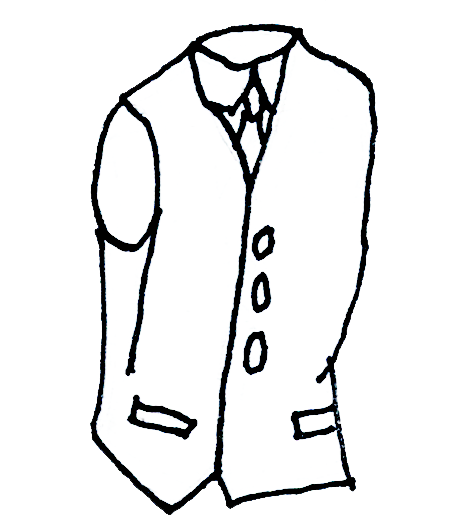
#> input picture pic/garunteed/extras/10A.png, 475 x 520 px
$ python -i movie_night_bingo.py   (imports and definitions only)
#> lines starting #> are read from the running program, lines starting #| are printed output that depends on the picture
######################
'''
Horror Movie Night Bingo Card Generator V.6.2

-fixed no lucky card bug
-added gurantee plus on bad and neutral combos
-added chance for evil tile
-cleaned up some tiles
-cleans up some backgrounds
'''


######################

import glob
import os
import random
import shutil

from PIL import Image, ImageDraw, ImageFont
import PIL.ImageOps


import numpy as np

######################
'''
Luck Functions
'''
######################

# [103 lines left out: functions assaign_lucky_star, chance_for_tip_over, difficulty_hold, luck_from_background, luck_from_combos, luck_from_events and 4 more, not called in this run]

######################
'''
Random Choice Functions
'''
######################

# [195 lines left out: functions assaign_plus_tiles, chance_for_plus, chance_for_duplicate_tile, chance_for_old_tile, chance_for_combo, chance_for_mega_lucky and 6 more, not called in this run]

######################
'''
Image Functions
'''
######################

# [87 lines left out: functions add_pluses, add_background_info, add_background_shape, add_lucky_star, combo_color_picker, create_combo_tile, not called in this run]

def create_evil_tile(source_path, destination_path):
#> called with source_path = 'pic/garunteed/extras/10A.png', destination_path = 'out.png'
    image = Image.open(source_path)
#> image is the input picture: PIL image 475x520 RGBA; mean R, G, B, A 234.6, 235, 235.4, 118.2
    r,g,b,a = image.split()
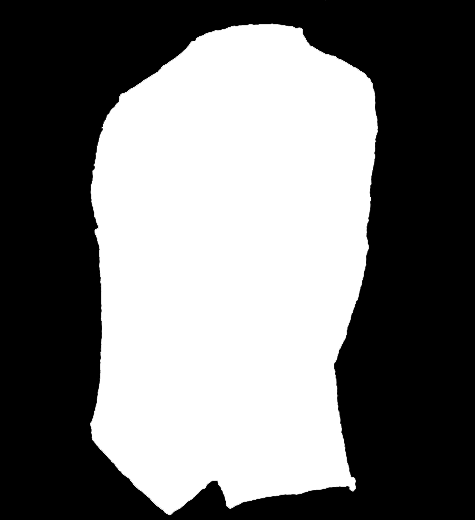
#> a: PIL image 475x520 L; min 0, max 255, mean 118.2
    rgb_image = Image.merge('RGB', (r,g,b))
    #inverted_image = PIL.ImageOps.invert(rgb_image)
    flip = random.randint(0, 255)
    inverted_image = PIL.ImageOps.solarize(rgb_image, threshold=flip)
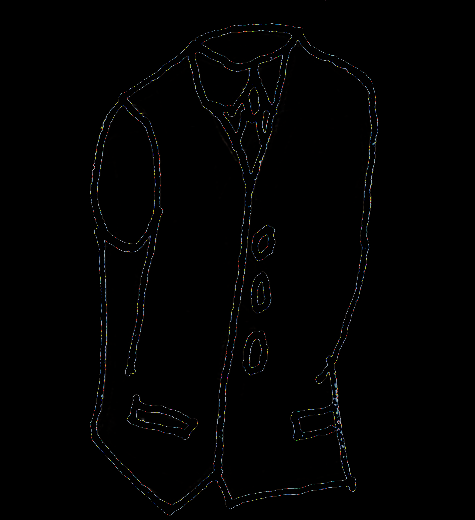
#> inverted_image: PIL image 475x520 RGB; mean R, G, B 1.7, 1.7, 1.8
    r2,g2,b2 = inverted_image.split()
    final_transparent_image = Image.merge('RGBA', (r2,g2,b2,a))
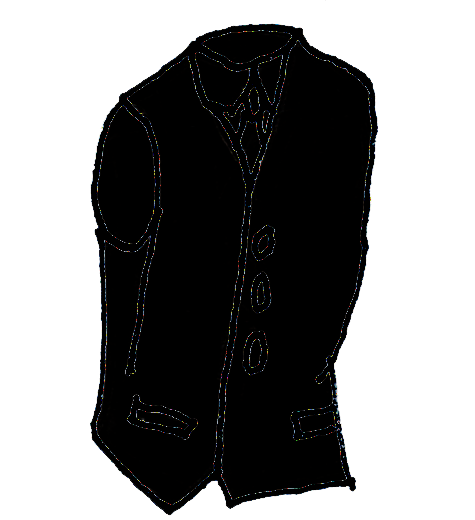
#> final_transparent_image: PIL image 475x520 RGBA; mean R, G, B, A 1.7, 1.7, 1.8, 118.2; transparent parts drawn white
    flipped_image = PIL.ImageOps.mirror(final_transparent_image)
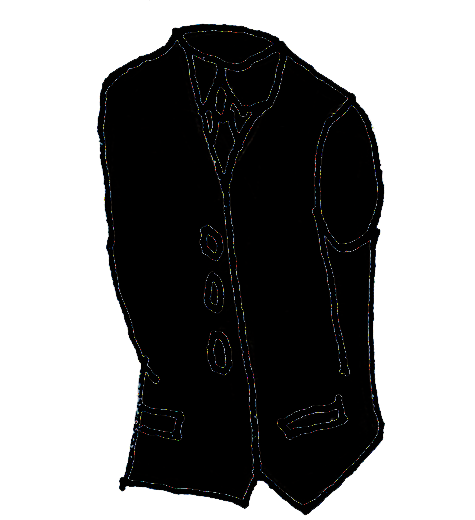
#> flipped_image: PIL image 475x520 RGBA; mean R, G, B, A 1.7, 1.7, 1.8, 118.2; transparent parts drawn white
    flipped_image.save(destination_path)

# [42 lines left out: functions draw_bingo_card, draw_table, image_flips, open_images, not called in this run]

######################
'''
Processsing Functions
'''
######################

# [104 lines left out: functions assaign_bounds, background_format, background_preprocessor, card_generator, determine_odds, extras_format and 4 more, not called in this run]

def path_set(project_path, name, folder):
    path = project_path + '/pic/' + folder + name + ".png"
    return(path)

# [76 lines left out: functions remove, split_process_data, start_processor, title_maker, run, not called in this run]
# [1 line not run here, left out]

#": on extra title

# reverse on extras

>>> result = create_evil_tile('pic/garunteed/extras/10A.png', 'out.png')

$ run again, on pic/garunteed/extras/12A.png
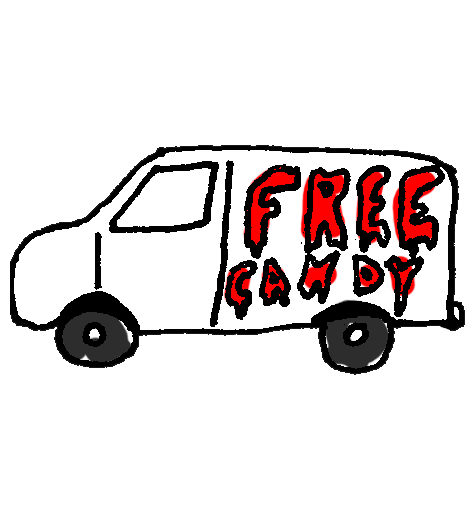
#> input picture pic/garunteed/extras/12A.png, 475 x 520 px
#> in create_evil_tile, image is the input picture: PIL image 475x520 RGBA; mean R, G, B, A 224.1, 218.3, 218.3, 80.8
#> in create_evil_tile, `inverted_image = PIL.ImageOps.solarize(rgb_image, threshold=flip)`:
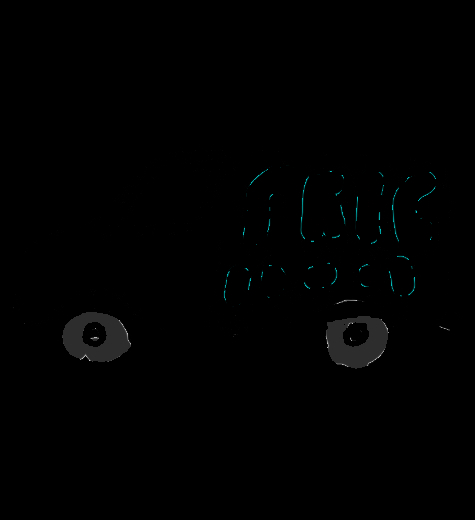
#> inverted_image: PIL image 475x520 RGB; mean R, G, B 0.9, 1.2, 1.2
#> in create_evil_tile, `flipped_image = PIL.ImageOps.mirror(final_transparent_image)`:
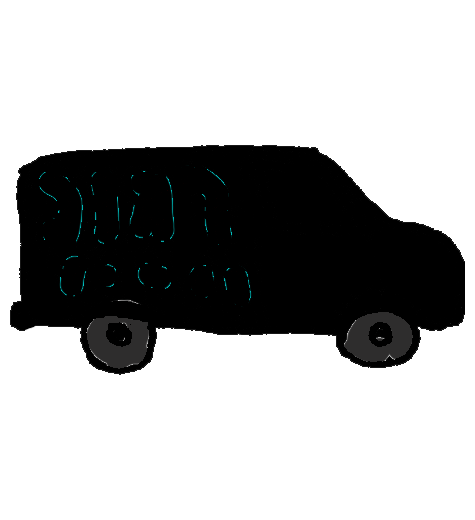
#> flipped_image: PIL image 475x520 RGBA; mean R, G, B, A 0.9, 1.2, 1.2, 80.8; transparent parts drawn white
